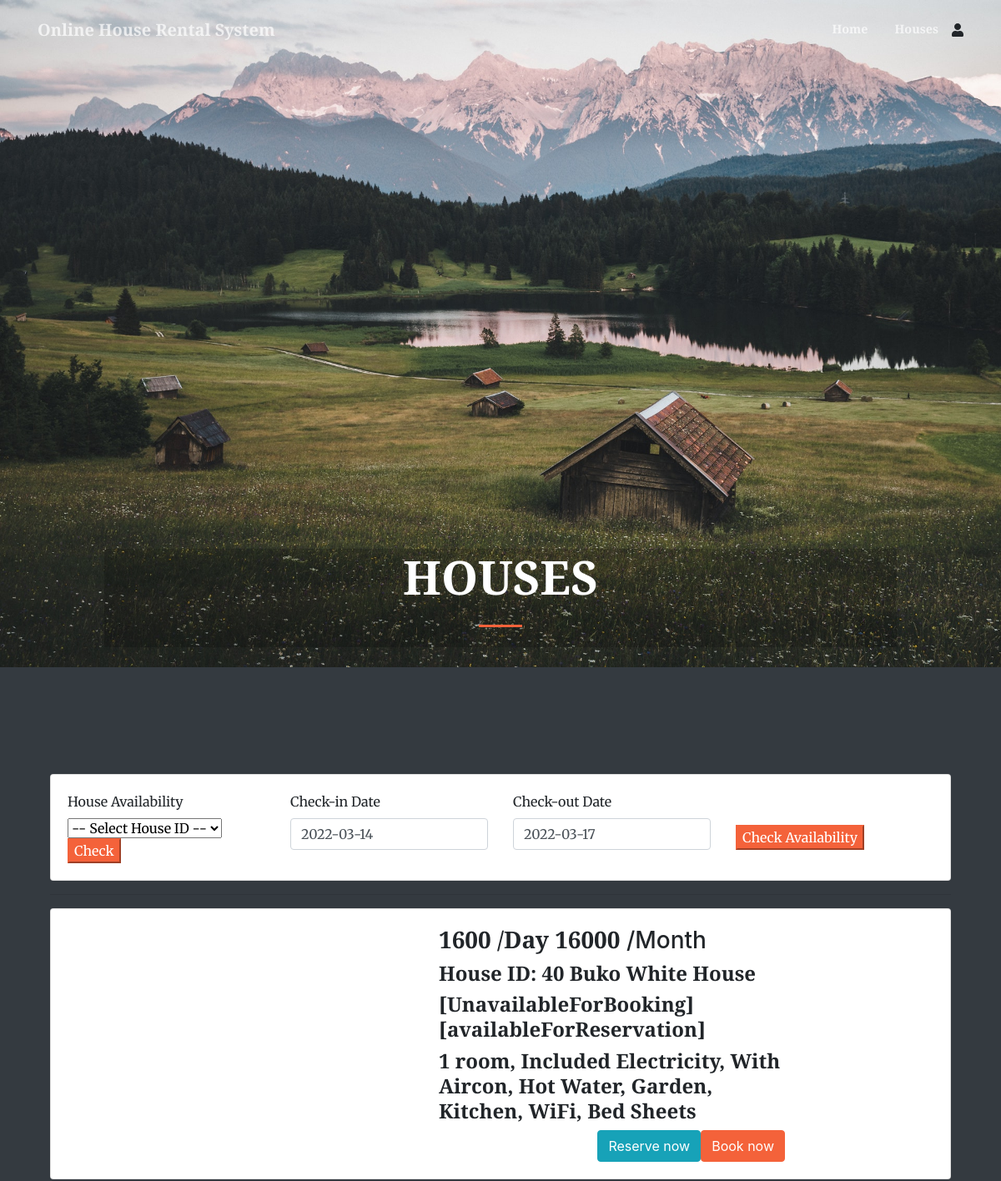
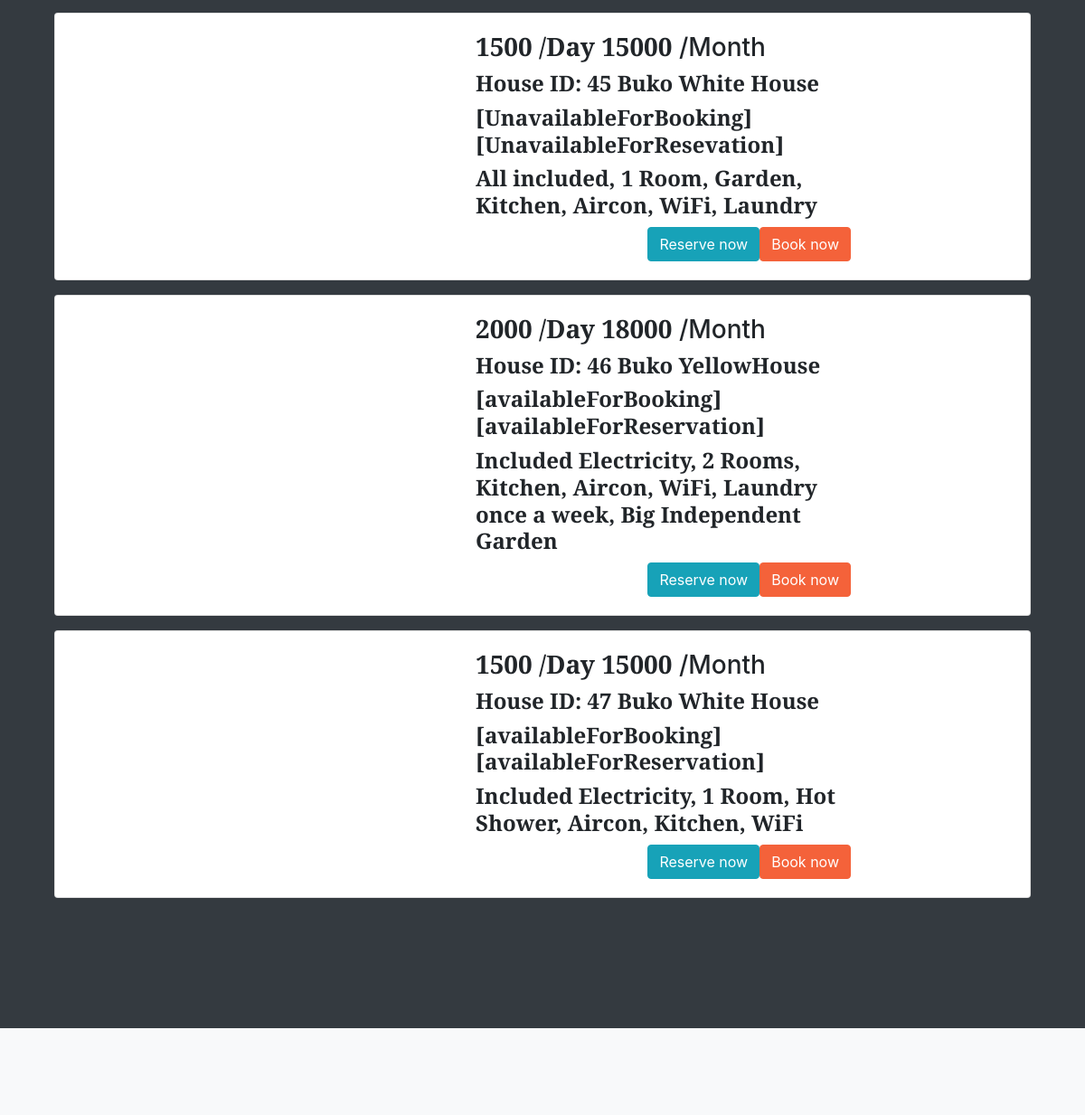
The page / on the database its author committed (2 pictures, top to bottom).
### tables this page shows
CREATE TABLE `tbl_houses` (
  `id` int(225) NOT NULL,
  `path` varchar(100) NOT NULL,
  `img_name` varchar(100) NOT NULL,
  `category` varchar(50) NOT NULL,
  `location` varchar(1000) NOT NULL,
  `pricemonth` varchar(20) NOT NULL,
  `price` varchar(100) NOT NULL,
  `description` varchar(1000) NOT NULL,
  `status1` varchar(100) NOT NULL,
  `status2` varchar(100) NOT NULL,
  `numstatus` int(100) NOT NULL
);

### list.php (the view, shortened to what this page needs)
<?php
$date_in = isset($_POST['date_in']) ? $_POST['date_in'] : date('Y-m-d');
$date_out = isset($_POST['date_out']) ? $_POST['date_out'] : date('Y-m-d', strtotime(date('Y-m-d') . ' + 3 days'));
?>
<header class="masthead">
	<div class="container h-100">
		<div class="row h-100 align-items-center justify-content-center text-center">
			<div class="col-lg-10 align-self-end mb-4" style="background: #0000002e;">
				<h1 class="text-uppercase text-white font-weight-bold">Houses</h1>
				<hr class="divider my-4" />
			</div>
		</div>
	</div>
</header>
<section class="page-section bg-dark">
	<div class="container">
		<div class="col-lg-12">
			<div class="card">
				<div class="card-body">
					<form action="index.php?page=list" id="filter" method="POST">
						<div class="row">
				<div class="col-md-3">
					<label for="">House Availability</label>
					<select name="select" id="select">
					<option disabled selected>-- Select House ID --</option>
					</select>
					<button class="btn-primary Check" name="check">Check</button>
						</div>
							<div class="col-md-3">
								<label for="">Check-in Date</label>
								<input type="text" class="form-control datepicker" name="date_in" autocomplete="off" value="<?php echo isset($date_in) ? date("Y-m-d", strtotime($date_in)) : "" ?>">
							</div>
							<div class="col-md-3">
								<label for="">Check-out Date</label>
								<input type="text" class="form-control datepicker" name="date_out" autocomplete="off" value="<?php echo isset($date_out) ? date("Y-m-d", strtotime($date_out)) : "" ?>">
							</div>
							<div class="col-md-3">
								<br>
								<button class="btn-btn-block btn-primary mt-3">Check Availability</button>
							</div>
						</div>
					</form>
				</div>
			</div>
			<hr>
			<?php
			$conn = new mysqli('localhost', 'root', '', 'rental');
			$cats = $conn->query("SELECT * FROM tbl_houses");
			while ($row = $cats->fetch_assoc()) :
			?>
				<div class="card item-rooms mb-3">
					<div class="card-body">
						<div class="row">
							<div class="col-md-5">
							</div>
							<div class="col-md-5" height="100%">
								<h3><b> <b><?php echo $row['price'] ?></b><span> /Day </span><?php echo $row['pricemonth'] ?></b><span> /Month</span></h3>
								<h4><b>House ID:
										<b><?php echo $row['id'] ?>
											<b><?php echo $row['category'] ?>
											</b></h4>
								<h4><b>
										<b><?php echo $row['status1'] ?>
										</b><b><?php echo $row['status2'] ?>
										</b></h4>
								<h4><b>
										<b><?php echo $row['description'] ?>
										</b></h4>
								<div class="align-self-end mt-2">
									<button data-id1="<?php echo $row['id'] ?>" data-status1="<?php echo $row['status1']; ?>" onclick="myFunction()" class="btn btn-primary  float-right book_now">Book now</button>
									<button  data-id2="<?php echo $row['id'] ?>" data-status2="<?php echo $row['status2']; ?>" onclick="myFunction2()" class="btn btn-info  float-right reserve_now" type="button" data-id="<?php echo $row['id'] ?>">Reserve now</button>
								</div>
							</div>
						</div>
					</div>
				</div>
			<?php endwhile; ?>
		</div>
	</div>
</section>

### index.php (shortened to what this page needs)
<!DOCTYPE html>
<html lang="en">
<?php
include('header.php');
?>
<body id="page-top">
  <nav class="navbar navbar-expand-lg navbar-light fixed-top py-3" id="mainNav">
    <div class="container">
      <a class="navbar-brand js-scroll-trigger" href="./"><?php echo $_SESSION['setting_hotel_name'] ?></a>
      <div class="collapse navbar-collapse" id="navbarResponsive">
        <ul class="navbar-nav ml-auto my-2 my-lg-0">
          <li class="nav-item"><a class="nav-link js-scroll-trigger" href="index.php?page=home">Home</a></li>
          <li class="nav-item"><a class="nav-link js-scroll-trigger" href="index.php?page=list">Houses</a></li>
          <div class="dropdown">
            <li class="nav__link fas fa-user dropbtn"></li>
          </div>
        </ul>
      </div>
    </div>
  </nav>
  <?php
  $page = isset($_GET['page']) ? $_GET['page'] : "list";
  include $page . '.php';
  ?>
  <footer class="bg-light py-5">
  </footer>
</body>
</html>

### header.php (shortened to what this page needs)
<link href="https://cdnjs.cloudflare.com/ajax/libs/magnific-popup.js/1.1.0/magnific-popup.min.css" rel="stylesheet" />
<link href="admin/assets/vendor/bootstrap-datepicker/css/bootstrap-datepicker.css" rel="stylesheet" />
<link href="css/styles.css" rel="stylesheet" />

### rows shown on the page
tbl_houses: price "1600", pricemonth "16000", id "40", category "Buko White House", status1 "[UnavailableForBooking]", status2 "[availableForReservation]", description "1 room, Included Electricity, With Aircon, Hot Water, Garden, Kitchen, WiFi, Bed Sheets"
tbl_houses: price "1500", pricemonth "15000", id "45", category "Buko White House", status1 "[UnavailableForBooking]", status2 "[UnavailableForResevation]", description "All included, 1 Room, Garden, Kitchen, Aircon, WiFi, Laundry"
tbl_houses: price "2000", pricemonth "18000", id "46", category "Buko YellowHouse", status1 "[availableForBooking]", status2 "[availableForReservation]", description "Included Electricity, 2 Rooms, Kitchen, Aircon, WiFi, Laundry once a week, Big Independent Garden"
tbl_houses: price "1500", pricemonth "15000", id "47", category "Buko White House", status1 "[availableForBooking]", status2 "[availableForReservation]", description "Included Electricity, 1 Room, Hot Shower, Aircon, Kitchen, WiFi"

### other values the page prints
$_SESSION['setting_hotel_name'] "Online House Rental System"
